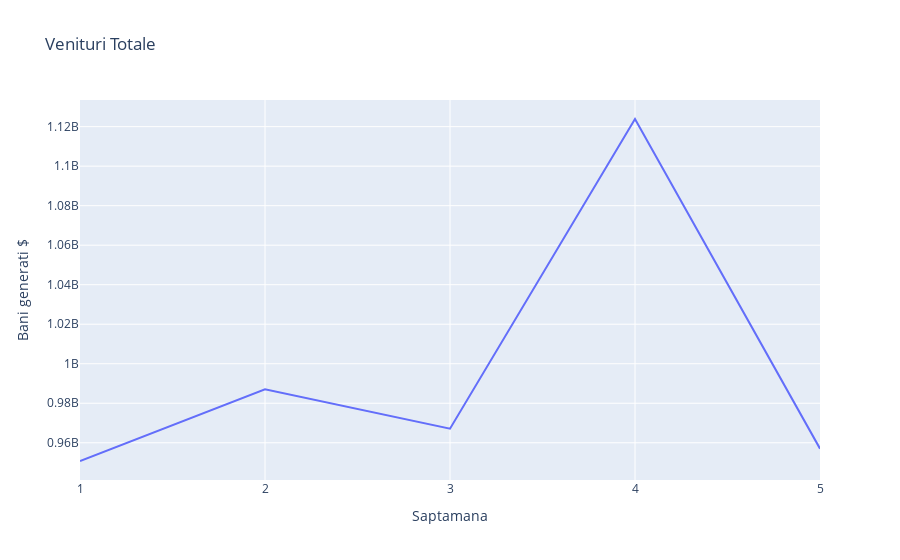

Notebook code for this chart:
### Code cell
fig2 = px.line(x=["1","2","3","4","5"], y=[ 950770423, 987018583, 967103798,  1123871497, 957023388],title="Venituri Totale" ,labels={'x':"Saptamana", 'y':'Bani generati $'} )
fig2.show()

### Figure 1 — Plotly figure (JSON) as saved in the notebook; plotly's stock layout.template omitted (floating-point values rounded to 4 significant figures)
{"data": [{"hovertemplate": "Saptamana=%{x}<br>Bani generati $=%{y}<extra></extra>", "legendgroup": "", "line": {"color": "#636efa", "dash": "solid"}, "mode": "lines", "name": "", "orientation": "v", "showlegend": false, "type": "scatter", "x": ["1", "2", "3", "4", "5"], "xaxis": "x", "y": [950770423, 987018583, 967103798, 1123871497, 957023388], "yaxis": "y"}], "layout": {"autosize": true, "legend": {"tracegroupgap": 0}, "title": {"text": "Venituri Totale"}, "xaxis": {"anchor": "y", "autorange": true, "domain": [0, 1], "range": [0, 4], "title": {"text": "Saptamana"}, "type": "category"}, "yaxis": {"anchor": "x", "autorange": true, "domain": [0, 1], "range": [941200000.0, 1133000000.0], "title": {"text": "Bani generati $"}, "type": "linear"}}}
